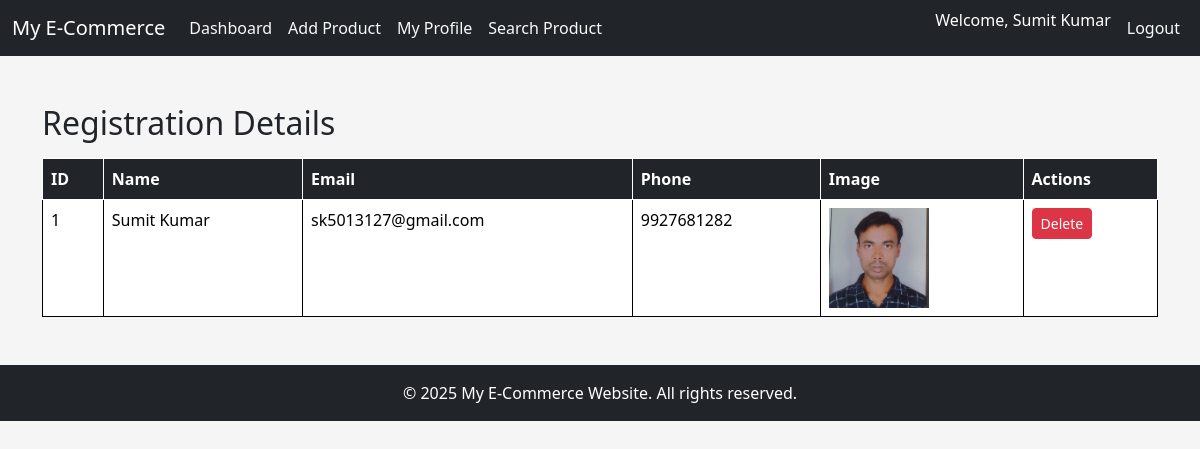
Screenshot of /myprofile.php (signed in) with the database file from the repository.
### tables this page shows
CREATE TABLE `users` (
  `id` int(11) NOT NULL,
  `name` varchar(100) NOT NULL,
  `email` varchar(100) NOT NULL,
  `phone` varchar(15) NOT NULL,
  `image` varchar(255) DEFAULT NULL,
  `password` varchar(255) NOT NULL,
  `created_at` datetime DEFAULT current_timestamp(),
  `updated_at` datetime DEFAULT current_timestamp() ON UPDATE current_timestamp()
);

### myprofile.php (the view, shortened to what this page needs)
<?php
include 'db.php';
include 'header.php';
include 'navbar.php';
$user_id = $_SESSION['user_id'];
$query = "SELECT * FROM users WHERE id = ?";
$stmt = $conn->prepare($query);
$stmt->bind_param("i", $user_id);
$stmt->execute();
$result = $stmt->get_result();
?>
<div class="container mt-5">
    <h2>Registration Details</h2>
    <table class="table table-bordered table-hover mt-3">
        <thead class="table-dark">
            <tr>
                <th>ID</th>
                <th>Name</th>
                <th>Email</th>
                <th>Phone</th>
                <th>Image</th>
                <th>Actions</th>
            </tr>
        </thead>
        <tbody>
            <?php if ($result->num_rows > 0): ?>
                <?php while ($row = $result->fetch_assoc()): ?>
                    <tr>
                        <td><?= $row['id'] ?></td>
                        <td><?= htmlspecialchars($row['name']) ?></td>
                        <td><?= htmlspecialchars($row['email']) ?></td>
                        <td><?= htmlspecialchars($row['phone']) ?></td>
                        <td>
                            <?php if (!empty($row['image'])): ?>
                                <a href="uploads/<?= htmlspecialchars($row['image']) ?>"><img src="uploads/<?= htmlspecialchars($row['image']) ?>" height="100" style="object-fit: cover;"></a>
                            <?php else: ?>
                                No Image
                            <?php endif; ?>
                        </td>
                        <td>
                            <a href="delete_users.php?id=<?= $row['id'] ?>" class="btn btn-sm btn-danger" onclick="return confirm('Are you sure to delete?')">Delete</a>
                        </td>
                    </tr>
                <?php endwhile; ?>
            <?php else: ?>
                <tr>
                    <td colspan="6" class="text-center">No users found.</td>
                </tr>
            <?php endif; ?>
        </tbody>
    </table>
</div>
<?php include 'footer.php'; ?>

### header.php (style rules this page uses)
body { background-color: hsl(0, 0.00%, 96.10%); }

### myprofile.php (style rules this page uses)
.table-bordered th, .table-bordered td { border: 1px solid; }

### rows the page displays
users: id "1", name "Sumit Kumar", email "sk5013127@gmail.com", phone "9927681282", image (picture)

### other values shown
$_SESSION['user_name'] "Sumit Kumar"
